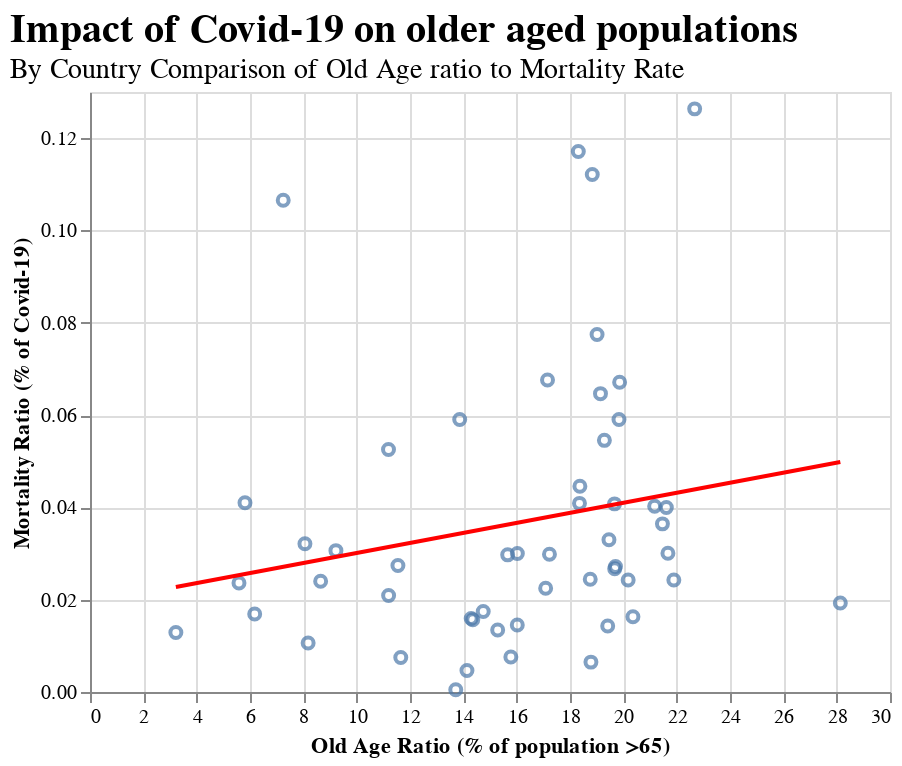

Source (notebook cell):
### Code cell
mortality_chart = alt.Chart(combined, title=alt.TitleParams(text="Impact of Covid-19 on older aged populations",
    fontSize=20, fontWeight='bold',
    align='left', anchor='start',
    subtitle=['By Country Comparison of Old Age ratio to Mortality Rate'],
    subtitleFontSize=14)).mark_point().encode(
    x=alt.X('Old_Age_Ratio:Q', title='Old Age Ratio (% of population >65)'),
    y=alt.Y('Mortality_Rate:Q', title='Mortality Ratio (% of Covid-19)'),
    #color='death_ratio:Q',
    tooltip=['Country:N', 'Mortality_Rate:N', 'Old_Age_Ratio:Q', 'Cases:Q', 'Deaths:Q', 'Recovered:Q']
)

mortality_reg=mortality_chart.transform_regression('Old_Age_Ratio','Mortality_Rate').mark_line().encode(color=alt.value("#FF0000"))

mortalitylayer=mortality_chart + mortality_reg

mortalitylayer

### Figure 1 — Vega-Lite specification as saved in the notebook (floating-point values rounded to 4 significant figures)
{"config": {"view": {"continuousWidth": 400, "continuousHeight": 300}}, "layer": [{"mark": "point", "encoding": {"tooltip": [{"type": "nominal", "field": "Country"}, {"type": "nominal", "field": "Mortality_Rate"}, {"type": "quantitative", "field": "Old_Age_Ratio"}, {"type": "quantitative", "field": "Cases"}, {"type": "quantitative", "field": "Deaths"}, {"type": "quantitative", "field": "Recovered"}], "x": {"type": "quantitative", "field": "Old_Age_Ratio", "title": "Old Age Ratio (% of population >65)"}, "y": {"type": "quantitative", "field": "Mortality_Rate", "title": "Mortality Ratio (% of Covid-19)"}}, "title": {"text": "Impact of Covid-19 on older aged populations", "align": "left", "anchor": "start", "fontSize": 20, "fontWeight": "bold", "subtitle": ["By Country Comparison of Old Age ratio to Mortality Rate"], "subtitleFontSize": 14}}, {"mark": "line", "encoding": {"color": {"value": "#FF0000"}, "tooltip": [{"type": "nominal", "field": "Country"}, {"type": "nominal", "field": "Mortality_Rate"}, {"type": "quantitative", "field": "Old_Age_Ratio"}, {"type": "quantitative", "field": "Cases"}, {"type": "quantitative", "field": "Deaths"}, {"type": "quantitative", "field": "Recovered"}], "x": {"type": "quantitative", "field": "Old_Age_Ratio", "title": "Old Age Ratio (% of population >65)"}, "y": {"type": "quantitative", "field": "Mortality_Rate", "title": "Mortality Ratio (% of Covid-19)"}}, "title": {"text": "Impact of Covid-19 on older aged populations", "align": "left", "anchor": "start", "fontSize": 20, "fontWeight": "bold", "subtitle": ["By Country Comparison of Old Age ratio to Mortality Rate"], "subtitleFontSize": 14}, "transform": [{"on": "Old_Age_Ratio", "regression": "Mortality_Rate"}]}], "data": {"name": "data-497044c6543f78978d7fb6c49c6fa77c"}, "$schema": "https://vega.github.io/schema/vega-lite/v4.8.1.json", "datasets": {"data-497044c6543f78978d7fb6c49c6fa77c": [{"Alpha-2 code": "AR", "Cases": 500034, "Deaths": 10457, "Recovered": "72", "Mortality_Rate": 0.02091, "Alpha-3 code": "ARG", "Numeric": 32, "ISO": "ARG", "Country": "Argentina", "Tertiary_Education_Pct": 35.66, "Debt_to_GDP": null, "Old_Age_Ratio": 11.2, "Tourism_Pct_GDP": null, "Tourism_Pct_Employment": 10.17, "Top_10pct_Share": null, "Bottom_60pct_Share": null, "Life_Expectancy": null}, {"Alpha-2 code": "AT", "Cases": 30583, "Deaths": 747, "Recovered": "9", "Mortality_Rate": 0.02443, "Alpha-3 code": "AUT", "Numeric": 40, "ISO": "AUT", "Country": "Austria", "Tertiary_Education_Pct": 32.71, "Debt_to_GDP": 65.75, "Old_Age_Ratio": 18.76, "Tourism_Pct_GDP": 6.474, "Tourism_Pct_Employment": 6.365, "Top_10pct_Share": 55.59, "Bottom_60pct_Share": 8.004, "Life_Expectancy": 81.8}, {"Alpha-2 code": "AU", "Cases": 26516, "Deaths": 788, "Recovered": "88", "Mortality_Rate": 0.02972, "Alpha-3 code": "AUS", "Numeric": 36, "ISO": "AUS", "Country": "Australia", "Tertiary_Education_Pct": 45.73, "Debt_to_GDP": 10.97, "Old_Age_Ratio": 15.66, "Tourism_Pct_GDP": 3.099, "Tourism_Pct_Employment": 5.2, "Top_10pct_Share": 46.47, "Bottom_60pct_Share": 16.54, "Life_Expectancy": 82.8}, {"Alpha-2 code": "BE", "Cases": 89141, "Deaths": 9996, "Recovered": "858", "Mortality_Rate": 0.1121, "Alpha-3 code": "BEL", "Numeric": 56, "ISO": "BEL", "Country": "Belgium", "Tertiary_Education_Pct": 40.64, "Debt_to_GDP": 96.79, "Old_Age_Ratio": 18.84, "Tourism_Pct_GDP": null, "Tourism_Pct_Employment": null, "Top_10pct_Share": 42.5, "Bottom_60pct_Share": 18.99, "Life_Expectancy": 81.7}, {"Alpha-2 code": "BG", "Cases": 17435, "Deaths": 702, "Recovered": "9", "Mortality_Rate": 0.04026, "Alpha-3 code": "BGR", "Numeric": 100, "ISO": "BGR", "Country": "Bulgaria", "Tertiary_Education_Pct": null, "Debt_to_GDP": null, "Old_Age_Ratio": 21.17, "Tourism_Pct_GDP": null, "Tourism_Pct_Employment": null, "Top_10pct_Share": null, "Bottom_60pct_Share": null, "Life_Expectancy": null}, {"Alpha-2 code": "BR", "Cases": 4162073, "Deaths": 127464, "Recovered": "6", "Mortality_Rate": 0.03063, "Alpha-3 code": "BRA", "Numeric": 76, "ISO": "BRA", "Country": "Brazil", "Tertiary_Education_Pct": 17.21, "Debt_to_GDP": null, "Old_Age_Ratio": 9.222, "Tourism_Pct_GDP": null, "Tourism_Pct_Employment": 2.5, "Top_10pct_Share": null, "Bottom_60pct_Share": null, "Life_Expectancy": 75.7}, {"Alpha-2 code": "CA", "Cases": 136135, "Deaths": 9204, "Recovered": "9", "Mortality_Rate": 0.06761, "Alpha-3 code": "CAN", "Numeric": 124, "ISO": "CAN", "Country": "Canada", "Tertiary_Education_Pct": 57.89, "Debt_to_GDP": 36.07, "Old_Age_Ratio": 17.16, "Tourism_Pct_GDP": null, "Tourism_Pct_Employment": 3.89, "Top_10pct_Share": 51.08, "Bottom_60pct_Share": 12.44, "Life_Expectancy": 82.0}, {"Alpha-2 code": "CH", "Cases": 45306, "Deaths": 2019, "Recovered": "4", "Mortality_Rate": 0.04456, "Alpha-3 code": "CHE", "Numeric": 756, "ISO": "CHE", "Country": "Switzerland", "Tertiary_Education_Pct": 43.74, "Debt_to_GDP": 20.24, "Old_Age_Ratio": 18.37, "Tourism_Pct_GDP": null, "Tourism_Pct_Employment": 4.416, "Top_10pct_Share": null, "Bottom_60pct_Share": null, "Life_Expectancy": 83.8}, {"Alpha-2 code": "CL", "Cases": 427027, "Deaths": 11702, "Recovered": "8", "Mortality_Rate": 0.0274, "Alpha-3 code": "CHL", "Numeric": 152, "ISO": "CHL", "Country": "Chile", "Tertiary_Education_Pct": 25.17, "Debt_to_GDP": 9.185, "Old_Age_Ratio": 11.55, "Tourism_Pct_GDP": null, "Tourism_Pct_Employment": 6.461, "Top_10pct_Share": 57.71, "Bottom_60pct_Share": 8.491, "Life_Expectancy": 80.6}, {"Alpha-2 code": "CN", "Cases": 90087, "Deaths": 4733, "Recovered": "9298", "Mortality_Rate": 0.05254, "Alpha-3 code": "CHN", "Numeric": 156, "ISO": "CHN", "Country": "China (People's Republic of)", "Tertiary_Education_Pct": 9.681, "Debt_to_GDP": null, "Old_Age_Ratio": 11.19, "Tourism_Pct_GDP": null, "Tourism_Pct_Employment": null, "Top_10pct_Share": null, "Bottom_60pct_Share": null, "Life_Expectancy": 76.8}, {"Alpha-2 code": "CO", "Cases": 679513, "Deaths": 21817, "Recovered": "8", "Mortality_Rate": 0.03211, "Alpha-3 code": "COL", "Numeric": 170, "ISO": "COL", "Country": "Colombia", "Tertiary_Education_Pct": 23.39, "Debt_to_GDP": null, "Old_Age_Ratio": 8.06, "Tourism_Pct_GDP": null, "Tourism_Pct_Employment": 8.791, "Top_10pct_Share": null, "Bottom_60pct_Share": null, "Life_Expectancy": 77.1}, {"Alpha-2 code": "CR", "Cases": 51224, "Deaths": 543, "Recovered": "4", "Mortality_Rate": 0.0106, "Alpha-3 code": "CRI", "Numeric": 188, "ISO": "CRI", "Country": "Costa Rica", "Tertiary_Education_Pct": 22.6, "Debt_to_GDP": null, "Old_Age_Ratio": 8.18, "Tourism_Pct_GDP": 4.994, "Tourism_Pct_Employment": 6.63, "Top_10pct_Share": null, "Bottom_60pct_Share": null, "Life_Expectancy": 80.4}, {"Alpha-2 code": "CY", "Cases": 1514, "Deaths": 22, "Recovered": "839", "Mortality_Rate": 0.01453, "Alpha-3 code": "CYP", "Numeric": 196, "ISO": "CYP", "Country": "Cyprus", "Tertiary_Education_Pct": null, "Debt_to_GDP": null, "Old_Age_Ratio": 16.02, "Tourism_Pct_GDP": null, "Tourism_Pct_Employment": null, "Top_10pct_Share": null, "Bottom_60pct_Share": null, "Life_Expectancy": null}, {"Alpha-2 code": "CZ", "Cases": 31036, "Deaths": 444, "Recovered": "7910", "Mortality_Rate": 0.01431, "Alpha-3 code": "CZE", "Numeric": 203, "ISO": "CZE", "Country": "Czech Republic", "Tertiary_Education_Pct": 24.26, "Debt_to_GDP": 36.62, "Old_Age_Ratio": 19.41, "Tourism_Pct_GDP": 2.945, "Tourism_Pct_Employment": 4.468, "Top_10pct_Share": null, "Bottom_60pct_Share": null, "Life_Expectancy": 79.1}, {"Alpha-2 code": "DE", "Cases": 256433, "Deaths": 9342, "Recovered": "9211", "Mortality_Rate": 0.03643, "Alpha-3 code": "DEU", "Numeric": 276, "ISO": "DEU", "Country": "Germany", "Tertiary_Education_Pct": 29.07, "Debt_to_GDP": 44.4, "Old_Age_Ratio": 21.47, "Tourism_Pct_GDP": null, "Tourism_Pct_Employment": 4.796, "Top_10pct_Share": 59.76, "Bottom_60pct_Share": 6.457, "Life_Expectancy": 81.0}, {"Alpha-2 code": "DK", "Cases": 19036, "Deaths": 628, "Recovered": "971", "Mortality_Rate": 0.03299, "Alpha-3 code": "DNK", "Numeric": 208, "ISO": "DNK", "Country": "Denmark", "Tertiary_Education_Pct": 38.06, "Debt_to_GDP": 39.59, "Old_Age_Ratio": 19.46, "Tourism_Pct_GDP": null, "Tourism_Pct_Employment": 8.824, "Top_10pct_Share": 63.98, "Bottom_60pct_Share": -3.851, "Life_Expectancy": 81.0}, {"Alpha-2 code": "EE", "Cases": 2585, "Deaths": 69, "Recovered": "8", "Mortality_Rate": 0.02669, "Alpha-3 code": "EST", "Numeric": 233, "ISO": "EST", "Country": "Estonia", "Tertiary_Education_Pct": 41.13, "Debt_to_GDP": 3.227, "Old_Age_Ratio": 19.68, "Tourism_Pct_GDP": 5.428, "Tourism_Pct_Employment": 4.3, "Top_10pct_Share": 55.71, "Bottom_60pct_Share": 12.79, "Life_Expectancy": 78.4}, {"Alpha-2 code": "EG", "Cases": 100403, "Deaths": 5577, "Recovered": "95", "Mortality_Rate": 0.05555, "Alpha-3 code": "EGY", "Numeric": 818, "ISO": "EGY", "Country": "Egypt", "Tertiary_Education_Pct": null, "Debt_to_GDP": null, "Old_Age_Ratio": null, "Tourism_Pct_GDP": 4.258, "Tourism_Pct_Employment": 16.2, "Top_10pct_Share": null, "Bottom_60pct_Share": null, "Life_Expectancy": null}, {"Alpha-2 code": "ES", "Cases": 543379, "Deaths": 29628, "Recovered": "9357", "Mortality_Rate": 0.05453, "Alpha-3 code": "ESP", "Numeric": 724, "ISO": "ESP", "Country": "Spain", "Tertiary_Education_Pct": 37.25, "Debt_to_GDP": 51.69, "Old_Age_Ratio": 19.29, "Tourism_Pct_GDP": 11.79, "Tourism_Pct_Employment": 13.48, "Top_10pct_Share": 45.58, "Bottom_60pct_Share": 18.66, "Life_Expectancy": 83.5}, {"Alpha-2 code": "FI", "Cases": 8430, "Deaths": 337, "Recovered": "6700", "Mortality_Rate": 0.03998, "Alpha-3 code": "FIN", "Numeric": 246, "ISO": "FIN", "Country": "Finland", "Tertiary_Education_Pct": 45.19, "Debt_to_GDP": 41.68, "Old_Age_Ratio": 21.61, "Tourism_Pct_GDP": null, "Tourism_Pct_Employment": 5.5, "Top_10pct_Share": 45.23, "Bottom_60pct_Share": 13.55, "Life_Expectancy": 81.8}, {"Alpha-2 code": "FR", "Cases": 344101, "Deaths": 20319, "Recovered": "9513", "Mortality_Rate": 0.05905, "Alpha-3 code": "FRA", "Numeric": 250, "ISO": "FRA", "Country": "France", "Tertiary_Education_Pct": 36.9, "Debt_to_GDP": 67.42, "Old_Age_Ratio": 19.84, "Tourism_Pct_GDP": 7.365, "Tourism_Pct_Employment": 7.496, "Top_10pct_Share": 50.59, "Bottom_60pct_Share": 12.11, "Life_Expectancy": 82.8}, {"Alpha-2 code": "GB", "Cases": 355219, "Deaths": 41594, "Recovered": "8", "Mortality_Rate": 0.1171, "Alpha-3 code": "GBR", "Numeric": 826, "ISO": "GBR", "Country": "United Kingdom", "Tertiary_Education_Pct": 45.78, "Debt_to_GDP": 85.53, "Old_Age_Ratio": 18.31, "Tourism_Pct_GDP": null, "Tourism_Pct_Employment": 4.67, "Top_10pct_Share": 51.99, "Bottom_60pct_Share": 11.81, "Life_Expectancy": 81.3}, {"Alpha-2 code": "GR", "Cases": 12080, "Deaths": 293, "Recovered": "8", "Mortality_Rate": 0.02425, "Alpha-3 code": "GRC", "Numeric": 300, "ISO": "GRC", "Country": "Greece", "Tertiary_Education_Pct": 31.74, "Debt_to_GDP": 147.8, "Old_Age_Ratio": 21.89, "Tourism_Pct_GDP": null, "Tourism_Pct_Employment": 9.974, "Top_10pct_Share": 42.42, "Bottom_60pct_Share": 17.93, "Life_Expectancy": 81.9}, {"Alpha-2 code": "HR", "Cases": 12626, "Deaths": 206, "Recovered": "73", "Mortality_Rate": 0.01632, "Alpha-3 code": "HRV", "Numeric": 191, "ISO": "HRV", "Country": "Croatia", "Tertiary_Education_Pct": null, "Debt_to_GDP": null, "Old_Age_Ratio": 20.36, "Tourism_Pct_GDP": 11.4, "Tourism_Pct_Employment": 6.64, "Top_10pct_Share": null, "Bottom_60pct_Share": null, "Life_Expectancy": null}, {"Alpha-2 code": "HU", "Cases": 9715, "Deaths": 628, "Recovered": "7", "Mortality_Rate": 0.06464, "Alpha-3 code": "HUN", "Numeric": 348, "ISO": "HUN", "Country": "Hungary", "Tertiary_Education_Pct": 25.1, "Debt_to_GDP": 73.9, "Old_Age_Ratio": 19.14, "Tourism_Pct_GDP": null, "Tourism_Pct_Employment": 9.59, "Top_10pct_Share": 48.48, "Bottom_60pct_Share": 15.45, "Life_Expectancy": 76.2}, {"Alpha-2 code": "ID", "Cases": 203342, "Deaths": 8336, "Recovered": "81", "Mortality_Rate": 0.04099, "Alpha-3 code": "IDN", "Numeric": 360, "ISO": "IDN", "Country": "Indonesia", "Tertiary_Education_Pct": 11.86, "Debt_to_GDP": null, "Old_Age_Ratio": 5.812, "Tourism_Pct_GDP": 4.11, "Tourism_Pct_Employment": 8.37, "Top_10pct_Share": null, "Bottom_60pct_Share": null, "Life_Expectancy": 71.6}, {"Alpha-2 code": "IE", "Cases": 30164, "Deaths": 1781, "Recovered": "5", "Mortality_Rate": 0.05904, "Alpha-3 code": "IRL", "Numeric": 372, "ISO": "IRL", "Country": "Ireland", "Tertiary_Education_Pct": 46.94, "Debt_to_GDP": 60.7, "Old_Age_Ratio": 13.86, "Tourism_Pct_GDP": null, "Tourism_Pct_Employment": 10.28, "Top_10pct_Share": 53.79, "Bottom_60pct_Share": 7.184, "Life_Expectancy": 82.3}, {"Alpha-2 code": "IL", "Cases": 141097, "Deaths": 1054, "Recovered": "89", "Mortality_Rate": 0.00747, "Alpha-3 code": "ISR", "Numeric": 376, "ISO": "ISR", "Country": "Israel", "Tertiary_Education_Pct": 50.92, "Debt_to_GDP": 74.71, "Old_Age_Ratio": 11.65, "Tourism_Pct_GDP": null, "Tourism_Pct_Employment": 3.61, "Top_10pct_Share": null, "Bottom_60pct_Share": null, "Life_Expectancy": 82.9}, {"Alpha-2 code": "IN", "Cases": 4370128, "Deaths": 73890, "Recovered": "95", "Mortality_Rate": 0.01691, "Alpha-3 code": "IND", "Numeric": 356, "ISO": "IND", "Country": "India", "Tertiary_Education_Pct": 10.6, "Debt_to_GDP": null, "Old_Age_Ratio": 6.176, "Tourism_Pct_GDP": 3.759, "Tourism_Pct_Employment": 5.31, "Top_10pct_Share": null, "Bottom_60pct_Share": null, "Life_Expectancy": 69.5}, {"Alpha-2 code": "IS", "Cases": 2153, "Deaths": 10, "Recovered": "97", "Mortality_Rate": 0.004645, "Alpha-3 code": "ISL", "Numeric": 352, "ISO": "ISL", "Country": "Iceland", "Tertiary_Education_Pct": 43.75, "Debt_to_GDP": 81.26, "Old_Age_Ratio": 14.14, "Tourism_Pct_GDP": 8.64, "Tourism_Pct_Employment": 15.7, "Top_10pct_Share": null, "Bottom_60pct_Share": null, "Life_Expectancy": 82.9}, {"Alpha-2 code": "IT", "Cases": 281583, "Deaths": 35577, "Recovered": "9362", "Mortality_Rate": 0.1263, "Alpha-3 code": "ITA", "Numeric": 380, "ISO": "ITA", "Country": "Italy", "Tertiary_Education_Pct": 19.32, "Debt_to_GDP": 109.0, "Old_Age_Ratio": 22.68, "Tourism_Pct_GDP": null, "Tourism_Pct_Employment": 8.3, "Top_10pct_Share": 42.78, "Bottom_60pct_Share": 17.32, "Life_Expectancy": 83.4}, {"Alpha-2 code": "JP", "Cases": 73266, "Deaths": 1412, "Recovered": "9", "Mortality_Rate": 0.01927, "Alpha-3 code": "JPN", "Numeric": 392, "ISO": "JPN", "Country": "Japan", "Tertiary_Education_Pct": 51.93, "Debt_to_GDP": 183.5, "Old_Age_Ratio": 28.14, "Tourism_Pct_GDP": 1.961, "Tourism_Pct_Employment": 9.61, "Top_10pct_Share": 41.02, "Bottom_60pct_Share": 17.75, "Life_Expectancy": 84.2}, {"Alpha-2 code": "KR", "Cases": 21588, "Deaths": 344, "Recovered": "9", "Mortality_Rate": 0.01593, "Alpha-3 code": "KOR", "Numeric": 410, "ISO": "KOR", "Country": "Korea", "Tertiary_Education_Pct": 49.01, "Debt_to_GDP": 31.93, "Old_Age_Ratio": 14.29, "Tourism_Pct_GDP": null, "Tourism_Pct_Employment": null, "Top_10pct_Share": null, "Bottom_60pct_Share": 17.69, "Life_Expectancy": 82.7}, {"Alpha-2 code": "KZ", "Cases": 106498, "Deaths": 1634, "Recovered": "3", "Mortality_Rate": 0.01534, "Alpha-3 code": "KAZ", "Numeric": 398, "ISO": "KAZ", "Country": "Kazakhstan", "Tertiary_Education_Pct": null, "Debt_to_GDP": null, "Old_Age_Ratio": null, "Tourism_Pct_GDP": null, "Tourism_Pct_Employment": 5.33, "Top_10pct_Share": null, "Bottom_60pct_Share": null, "Life_Expectancy": null}, {"Alpha-2 code": "LT", "Cases": 3163, "Deaths": 86, "Recovered": "7", "Mortality_Rate": 0.02719, "Alpha-3 code": "LTU", "Numeric": 440, "ISO": "LTU", "Country": "Lithuania", "Tertiary_Education_Pct": 41.65, "Debt_to_GDP": null, "Old_Age_Ratio": 19.71, "Tourism_Pct_GDP": null, "Tourism_Pct_Employment": 4.9, "Top_10pct_Share": null, "Bottom_60pct_Share": null, "Life_Expectancy": 75.8}, {"Alpha-2 code": "LU", "Cases": 7928, "Deaths": 124, "Recovered": "80", "Mortality_Rate": 0.01564, "Alpha-3 code": "LUX", "Numeric": 442, "ISO": "LUX", "Country": "Luxembourg", "Tertiary_Education_Pct": 43.89, "Debt_to_GDP": 12.58, "Old_Age_Ratio": 14.35, "Tourism_Pct_GDP": null, "Tourism_Pct_Employment": null, "Top_10pct_Share": 48.67, "Bottom_60pct_Share": 15.28, "Life_Expectancy": 82.4}, {"Alpha-2 code": "LV", "Cases": 1443, "Deaths": 35, "Recovered": "1008", "Mortality_Rate": 0.02426, "Alpha-3 code": "LVA", "Numeric": 428, "ISO": "LVA", "Country": "Latvia", "Tertiary_Education_Pct": 33.94, "Debt_to_GDP": null, "Old_Age_Ratio": 20.18, "Tourism_Pct_GDP": null, "Tourism_Pct_Employment": 8.48, "Top_10pct_Share": 63.38, "Bottom_60pct_Share": 7.114, "Life_Expectancy": 74.9}, {"Alpha-2 code": "MA", "Cases": 77878, "Deaths": 1453, "Recovered": "8", "Mortality_Rate": 0.01866, "Alpha-3 code": "MAR", "Numeric": 504, "ISO": "MAR", "Country": "Morocco", "Tertiary_Education_Pct": null, "Debt_to_GDP": null, "Old_Age_Ratio": null, "Tourism_Pct_GDP": 6.944, "Tourism_Pct_Employment": 5.0, "Top_10pct_Share": null, "Bottom_60pct_Share": null, "Life_Expectancy": null}, {"Alpha-2 code": "MT", "Cases": 2162, "Deaths": 14, "Recovered": "653", "Mortality_Rate": 0.006475, "Alpha-3 code": "MLT", "Numeric": 470, "ISO": "MLT", "Country": "Malta", "Tertiary_Education_Pct": null, "Debt_to_GDP": null, "Old_Age_Ratio": 18.79, "Tourism_Pct_GDP": 6.129, "Tourism_Pct_Employment": 14.89, "Top_10pct_Share": null, "Bottom_60pct_Share": null, "Life_Expectancy": null}, {"Alpha-2 code": "MX", "Cases": 642860, "Deaths": 68484, "Recovered": "4", "Mortality_Rate": 0.1065, "Alpha-3 code": "MEX", "Numeric": 484, "ISO": "MEX", "Country": "Mexico", "Tertiary_Education_Pct": 17.98, "Debt_to_GDP": 27.46, "Old_Age_Ratio": 7.246, "Tourism_Pct_GDP": null, "Tourism_Pct_Employment": 5.975, "Top_10pct_Share": null, "Bottom_60pct_Share": null, "Life_Expectancy": 75.0}, {"Alpha-2 code": "NL", "Cases": 81082, "Deaths": 6281, "Recovered": "6", "Mortality_Rate": 0.07746, "Alpha-3 code": "NLD", "Numeric": 528, "ISO": "NLD", "Country": "Netherlands", "Tertiary_Education_Pct": 38.34, "Debt_to_GDP": 51.84, "Old_Age_Ratio": 19.02, "Tourism_Pct_GDP": null, "Tourism_Pct_Employment": 6.3, "Top_10pct_Share": 68.35, "Bottom_60pct_Share": -3.986, "Life_Expectancy": 81.9}, {"Alpha-2 code": "NO", "Cases": 11746, "Deaths": 264, "Recovered": "8138", "Mortality_Rate": 0.02248, "Alpha-3 code": "NOR", "Numeric": 578, "ISO": "NOR", "Country": "Norway", "Tertiary_Education_Pct": 43.58, "Debt_to_GDP": 26.08, "Old_Age_Ratio": 17.09, "Tourism_Pct_GDP": 3.648, "Tourism_Pct_Employment": 6.05, "Top_10pct_Share": 51.45, "Bottom_60pct_Share": 7.309, "Life_Expectancy": 82.8}, {"Alpha-2 code": "NZ", "Cases": 1788, "Deaths": 24, "Recovered": "83", "Mortality_Rate": 0.01342, "Alpha-3 code": "NZL", "Numeric": 554, "ISO": "NZL", "Country": "New Zealand", "Tertiary_Education_Pct": 39.29, "Debt_to_GDP": 30.45, "Old_Age_Ratio": 15.29, "Tourism_Pct_GDP": null, "Tourism_Pct_Employment": 8.0, "Top_10pct_Share": 52.94, "Bottom_60pct_Share": 12.32, "Life_Expectancy": 81.8}, {"Alpha-2 code": "PE", "Cases": 696190, "Deaths": 30123, "Recovered": "53", "Mortality_Rate": 0.04327, "Alpha-3 code": "PER", "Numeric": 604, "ISO": "PER", "Country": "Peru", "Tertiary_Education_Pct": null, "Debt_to_GDP": null, "Old_Age_Ratio": null, "Tourism_Pct_GDP": 3.9, "Tourism_Pct_Employment": 3.82, "Top_10pct_Share": null, "Bottom_60pct_Share": null, "Life_Expectancy": null}, {"Alpha-2 code": "PH", "Cases": 245143, "Deaths": 3986, "Recovered": "8", "Mortality_Rate": 0.01626, "Alpha-3 code": "PHL", "Numeric": 608, "ISO": "PHL", "Country": "Philippines", "Tertiary_Education_Pct": null, "Debt_to_GDP": null, "Old_Age_Ratio": null, "Tourism_Pct_GDP": 8.588, "Tourism_Pct_Employment": 12.8, "Top_10pct_Share": null, "Bottom_60pct_Share": null, "Life_Expectancy": null}, {"Alpha-2 code": "PL", "Cases": 71947, "Deaths": 2147, "Recovered": "7", "Mortality_Rate": 0.02984, "Alpha-3 code": "POL", "Numeric": 616, "ISO": "POL", "Country": "Poland", "Tertiary_Education_Pct": 30.92, "Debt_to_GDP": 49.68, "Old_Age_Ratio": 17.23, "Tourism_Pct_GDP": 1.175, "Tourism_Pct_Employment": null, "Top_10pct_Share": 41.84, "Bottom_60pct_Share": 18.26, "Life_Expectancy": 77.7}, {"Alpha-2 code": "PT", "Cases": 61541, "Deaths": 1849, "Recovered": "5", "Mortality_Rate": 0.03005, "Alpha-3 code": "PRT", "Numeric": 620, "ISO": "PRT", "Country": "Portugal", "Tertiary_Education_Pct": 24.98, "Debt_to_GDP": 87.96, "Old_Age_Ratio": 21.67, "Tourism_Pct_GDP": null, "Tourism_Pct_Employment": 9.81, "Top_10pct_Share": 52.13, "Bottom_60pct_Share": 12.42, "Life_Expectancy": 81.4}, {"Alpha-2 code": "RO", "Cases": 98304, "Deaths": 4018, "Recovered": "94", "Mortality_Rate": 0.04087, "Alpha-3 code": "ROU", "Numeric": 642, "ISO": "ROU", "Country": "Romania", "Tertiary_Education_Pct": null, "Debt_to_GDP": null, "Old_Age_Ratio": 18.36, "Tourism_Pct_GDP": 2.787, "Tourism_Pct_Employment": null, "Top_10pct_Share": null, "Bottom_60pct_Share": null, "Life_Expectancy": null}, {"Alpha-2 code": "RU", "Cases": 1037526, "Deaths": 18080, "Recovered": "9", "Mortality_Rate": 0.01743, "Alpha-3 code": "RUS", "Numeric": 643, "ISO": "RUS", "Country": "Russia", "Tertiary_Education_Pct": 56.7, "Debt_to_GDP": null, "Old_Age_Ratio": 14.75, "Tourism_Pct_GDP": null, "Tourism_Pct_Employment": null, "Top_10pct_Share": null, "Bottom_60pct_Share": null, "Life_Expectancy": 72.8}, {"Alpha-2 code": "SA", "Cases": 323012, "Deaths": 4165, "Recovered": "8", "Mortality_Rate": 0.01289, "Alpha-3 code": "SAU", "Numeric": 682, "ISO": "SAU", "Country": "Saudi Arabia", "Tertiary_Education_Pct": 23.62, "Debt_to_GDP": null, "Old_Age_Ratio": 3.22, "Tourism_Pct_GDP": null, "Tourism_Pct_Employment": null, "Top_10pct_Share": null, "Bottom_60pct_Share": null, "Life_Expectancy": null}, {"Alpha-2 code": "SE", "Cases": 87072, "Deaths": 5842, "Recovered": "16", "Mortality_Rate": 0.06709, "Alpha-3 code": "SWE", "Numeric": 752, "ISO": "SWE", "Country": "Sweden", "Tertiary_Education_Pct": 43.27, "Debt_to_GDP": 33.78, "Old_Age_Ratio": 19.86, "Tourism_Pct_GDP": 6.966, "Tourism_Pct_Employment": 3.4, "Top_10pct_Share": null, "Bottom_60pct_Share": null, "Life_Expectancy": 82.6}, {"Alpha-2 code": "SG", "Cases": 57166, "Deaths": 27, "Recovered": "97", "Mortality_Rate": 0.0004723, "Alpha-3 code": "SGP", "Numeric": 702, "ISO": "SGP", "Country": "Singapore", "Tertiary_Education_Pct": null, "Debt_to_GDP": null, "Old_Age_Ratio": 13.72, "Tourism_Pct_GDP": null, "Tourism_Pct_Employment": null, "Top_10pct_Share": null, "Bottom_60pct_Share": null, "Life_Expectancy": null}, {"Alpha-2 code": "SI", "Cases": 3312, "Deaths": 135, "Recovered": "1423", "Mortality_Rate": 0.04076, "Alpha-3 code": "SVN", "Numeric": 705, "ISO": "SVN", "Country": "Slovenia", "Tertiary_Education_Pct": 32.46, "Debt_to_GDP": 36.02, "Old_Age_Ratio": 19.67, "Tourism_Pct_GDP": 5.29, "Tourism_Pct_Employment": 7.682, "Top_10pct_Share": 48.62, "Bottom_60pct_Share": 17.29, "Life_Expectancy": 81.5}, {"Alpha-2 code": "SK", "Cases": 4888, "Deaths": 37, "Recovered": "7", "Mortality_Rate": 0.00757, "Alpha-3 code": "SVK", "Numeric": 703, "ISO": "SVK", "Country": "Slovak Republic", "Tertiary_Education_Pct": 24.58, "Debt_to_GDP": 39.08, "Old_Age_Ratio": 15.78, "Tourism_Pct_GDP": 2.804, "Tourism_Pct_Employment": 6.25, "Top_10pct_Share": 34.33, "Bottom_60pct_Share": 25.89, "Life_Expectancy": 77.4}, {"Alpha-2 code": "TR", "Cases": 284943, "Deaths": 6837, "Recovered": "70", "Mortality_Rate": 0.02399, "Alpha-3 code": "TUR", "Numeric": 792, "ISO": "TUR", "Country": "Turkey", "Tertiary_Education_Pct": 20.78, "Debt_to_GDP": 42.85, "Old_Age_Ratio": 8.649, "Tourism_Pct_GDP": null, "Tourism_Pct_Employment": 7.733, "Top_10pct_Share": null, "Bottom_60pct_Share": null, "Life_Expectancy": 78.3}, {"Alpha-2 code": "US", "Cases": 6358247, "Deaths": 190727, "Recovered": "924148", "Mortality_Rate": 0.03, "Alpha-3 code": "USA", "Numeric": 840, "ISO": "USA", "Country": "United States", "Tertiary_Education_Pct": 47.43, "Debt_to_GDP": 61.27, "Old_Age_Ratio": 16.03, "Tourism_Pct_GDP": null, "Tourism_Pct_Employment": 4.321, "Top_10pct_Share": 79.47, "Bottom_60pct_Share": 2.398, "Life_Expectancy": 78.7}, {"Alpha-2 code": "ZA", "Cases": 642431, "Deaths": 15168, "Recovered": "97848", "Mortality_Rate": 0.02361, "Alpha-3 code": "ZAF", "Numeric": 710, "ISO": "ZAF", "Country": "South Africa", "Tertiary_Education_Pct": 7.198, "Debt_to_GDP": null, "Old_Age_Ratio": 5.587, "Tourism_Pct_GDP": 2.799, "Tourism_Pct_Employment": 4.5, "Top_10pct_Share": null, "Bottom_60pct_Share": null, "Life_Expectancy": 63.9}]}}
